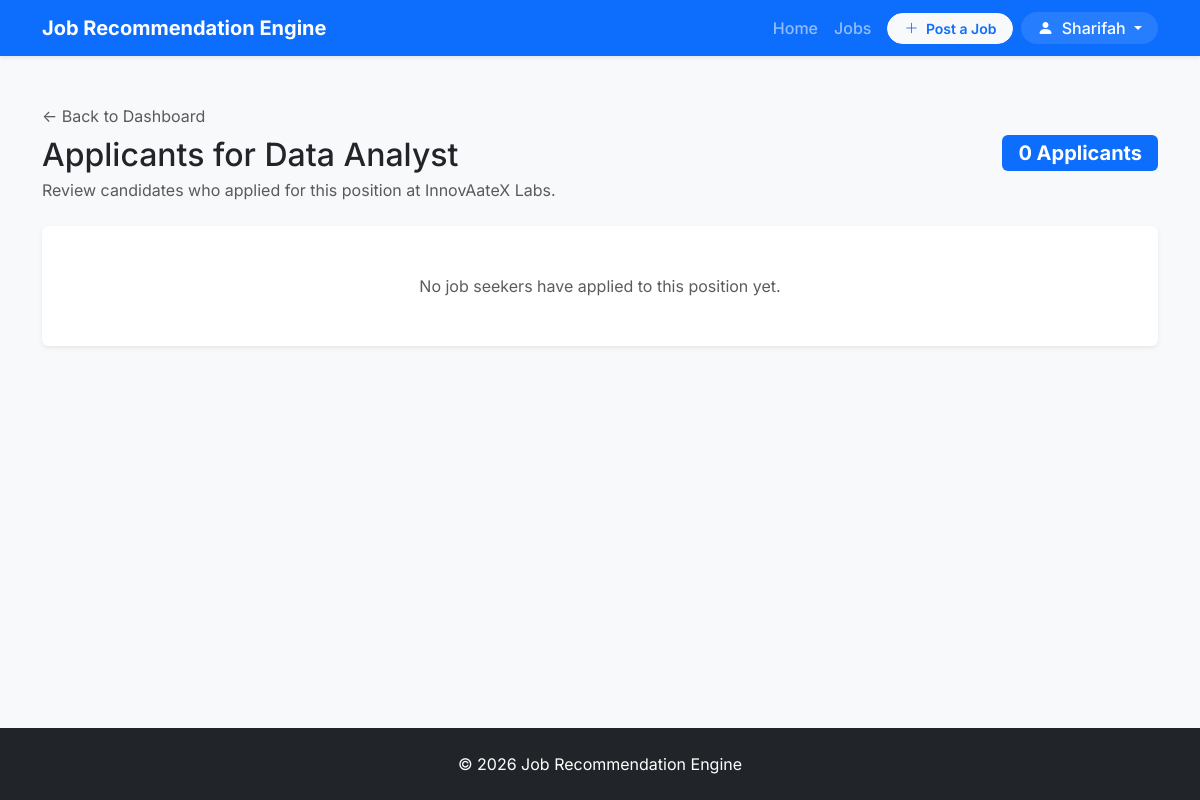
Before: /jobs/2/applicants/ (signed in) with the older database file.
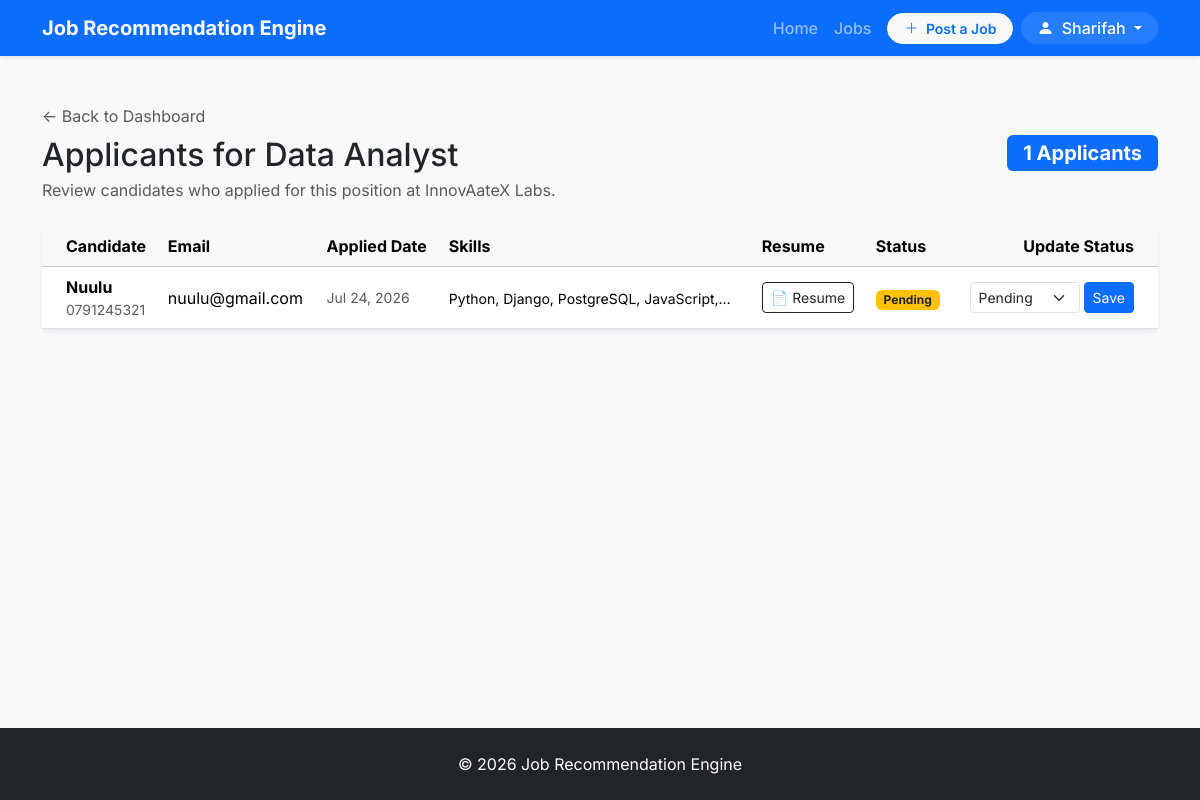
After: the same page with the newer database file.
### recommender/models.py (models this page shows, shortened)
class Job(models.Model):
    JOB_TYPES = [
        ("Full-Time", "Full-Time"),
        ("Part-Time", "Part-Time"),
        ("Internship", "Internship"),
        ("Contract", "Contract"),
        ("Remote", "Remote"),
    ]
    title = models.CharField(max_length=200)
    company = models.ForeignKey(
        Company,
        on_delete=models.CASCADE,
        related_name="jobs"
    )
    posted_by = models.ForeignKey(
        User,
        on_delete=models.CASCADE,
        related_name="posted_jobs",
        null=True,
        blank=True,
    )
    category = models.ForeignKey(
        JobCategory,
        on_delete=models.CASCADE,
        related_name="jobs"
    )
    description = models.TextField()
    requirements = models.TextField()
    required_skills = models.TextField(
        help_text="Separate skills using commas"
    )
    location = models.CharField(max_length=100)
    salary = models.DecimalField(
        max_digits=10,
        decimal_places=2
    )
    experience_required = models.PositiveIntegerField()
    job_type = models.CharField(
        max_length=20,
        choices=JOB_TYPES
    )
    deadline = models.DateField()
    posted_at = models.DateTimeField(auto_now_add=True)

class Company(models.Model):
    name = models.CharField(max_length=200, unique=True)
    email = models.EmailField(blank=True)
    website = models.URLField(blank=True)
    location = models.CharField(max_length=100)
    description = models.TextField(blank=True)
    logo = models.ImageField(upload_to="company_logos/", blank=True, null=True)

class Application(models.Model):
    STATUS_CHOICES = [
        ("Pending", "Pending"),
        ("Reviewed", "Reviewed"),
        ("Accepted", "Accepted"),
        ("Rejected", "Rejected"),
    ]
    user = models.ForeignKey(
        User,
        on_delete=models.CASCADE,
        related_name="applications"
    )
    job = models.ForeignKey(
        Job,
        on_delete=models.CASCADE,
        related_name="applications"
    )
    status = models.CharField(
        max_length=20,
        choices=STATUS_CHOICES,
        default="Pending"
    )
    cover_letter = models.TextField(blank=True)
    applied_at = models.DateTimeField(auto_now_add=True)
    class Meta:
        unique_together = ("user", "job")

class Profile(models.Model):
    ROLE_SEEKER = "seeker"
    ROLE_RECRUITER = "recruiter"
    ROLE_CHOICES = [
        (ROLE_SEEKER, "Job Seeker"),
        (ROLE_RECRUITER, "Recruiter"),
    ]
    user = models.OneToOneField(User, on_delete=models.CASCADE)
    role = models.CharField(
        max_length=20,
        choices=ROLE_CHOICES,
        default=ROLE_SEEKER,
    )
    company_name = models.CharField(max_length=200, blank=True)
    designation = models.CharField(max_length=100, blank=True, help_text="e.g. Hiring Manager, Technical Recruiter")
    company_website = models.URLField(blank=True)
    phone = models.CharField(max_length=20, blank=True)
    bio = models.TextField(blank=True)
    education = models.CharField(
        max_length=200,
        blank=True,
    )
    experience = models.PositiveIntegerField(
        default=0,
        help_text="Years of experience",
    )
    skills = models.TextField(
        blank=True,
        help_text="Separate skills with commas",
    )
    preferred_location = models.CharField(
        max_length=100,
        blank=True,
    )
    expected_salary = models.DecimalField(
        max_digits=10,
        decimal_places=2,
        default=0,
    )
    resume = models.FileField(
        upload_to="resumes/",
        blank=True,
        null=True,
    )
    profile_picture = models.ImageField(
        upload_to="profiles/",
        blank=True,
        null=True,
    )
    created_at = models.DateTimeField(auto_now_add=True)
    updated_at = models.DateTimeField(auto_now=True)
    @property
    def is_recruiter(self):
        return self.role == self.ROLE_RECRUITER

### recommender/views/jobs.py (the view)
# urls.py: path("jobs/<int:job_id>/applicants/", job_applicants, name="job_applicants"),
@recruiter_required
def job_applicants(request, job_id):
    job = get_object_or_404(Job, id=job_id)
    if job.posted_by != request.user:
        messages.error(request, "You do not have permission to view applicants for this job.")
        return redirect("recruiter_dashboard")
    applications = job.applications.select_related("user", "user__profile").order_by("-applied_at")
    return render(
        request,
        "jobs/applicants.html",
        {"job": job, "applications": applications},
    )

### recommender/utils.py (called while the page is built)
def get_user_profile(user):
    profile, _ = Profile.objects.get_or_create(user=user)
    return profile

### recommender/templates/jobs/applicants.html (shortened to what this page needs)
{% extends "base.html" %}
{% block content %}
<div class="container my-5">
    <div class="d-flex justify-content-between align-items-center mb-4">
        <div>
            <a href="{% url 'recruiter_dashboard' %}" class="text-decoration-none text-muted mb-2 d-inline-block">← Back to Dashboard</a>
            <h1 class="h2 mb-1">Applicants for {{ job.title }}</h1>
            <p class="text-muted mb-0">Review candidates who applied for this position at {{ job.company.name }}.</p>
        </div>
        <span class="badge bg-primary fs-5 px-3 py-2">{{ applications|length }} Applicants</span>
    </div>
    <div class="card border-0 shadow-sm">
        <div class="card-body p-0">
            {% if applications %}
                <div class="table-responsive">
                    <table class="table table-hover align-middle mb-0">
                        <thead class="table-light">
                            <tr>
                                <th class="ps-4">Candidate</th>
                                <th>Email</th>
                                <th>Applied Date</th>
                                <th>Skills</th>
                                <th>Resume</th>
                                <th>Status</th>
                                <th class="text-end pe-4">Update Status</th>
                            </tr>
                        </thead>
                        <tbody>
                            {% for app in applications %}
                                <tr>
                                    <td class="ps-4">
                                        <div class="fw-bold">{{ app.user.username }}</div>
                                        <div class="small text-muted">{{ app.user.profile.phone|default:"No phone" }}</div>
                                    </td>
                                    <td>{{ app.user.email }}</td>
                                    <td class="text-muted small">{{ app.applied_at|date:"M d, Y" }}</td>
                                    <td>
                                        {% if app.user.profile.skills %}
                                            <span class="small">{{ app.user.profile.skills|truncatechars:40 }}</span>
                                        {% else %}
                                            <span class="text-muted small">N/A</span>
                                        {% endif %}
                                    </td>
                                    <td>
                                        {% if app.user.profile.resume %}
                                            <a href="{{ app.user.profile.resume.url }}" target="_blank" class="btn btn-sm btn-outline-dark">
                                                📄 Resume
                                            </a>
                                        {% else %}
                                            <span class="text-muted small">No Resume</span>
                                        {% endif %}
                                    </td>
                                    <td>
                                        {% if app.status == 'Accepted' %}
                                            <span class="badge bg-success">Accepted</span>
                                        {% elif app.status == 'Rejected' %}
                                            <span class="badge bg-danger">Rejected</span>
                                        {% elif app.status == 'Reviewed' %}
                                            <span class="badge bg-info text-dark">Reviewed</span>
                                        {% else %}
                                            <span class="badge bg-warning text-dark">Pending</span>
                                        {% endif %}
                                    </td>
                                    <td class="text-end pe-4">
                                        <form action="{% url 'update_application_status' app.id %}" method="post" class="d-inline-flex gap-1">
                                            <select name="status" class="form-select form-select-sm" style="width: auto;">
                                                <option value="Pending" {% if app.status == 'Pending' %}selected{% endif %}>Pending</option>
                                            </select>
                                            <button type="submit" class="btn btn-sm btn-primary">Save</button>
                                        </form>
                                    </td>
                                </tr>
                            {% endfor %}
                        </tbody>
                    </table>
                </div>
            {% else %}
                <div class="text-center py-5">
                    <p class="text-muted mb-0">No job seekers have applied to this position yet.</p>
                </div>
            {% endif %}
        </div>
    </div>
</div>
{% endblock %}

### recommender/templates/base.html (shortened to what this page needs)
{% load static %}
<!DOCTYPE html>
<html lang="en">
<head>
    <link href="https://cdn.jsdelivr.net/npm/bootstrap@5.3.3/dist/css/bootstrap.min.css" rel="stylesheet">
    <link rel="stylesheet" href="https://cdn.jsdelivr.net/npm/bootstrap-icons@1.11.3/font/bootstrap-icons.min.css">
    <link rel="stylesheet" href="{% static 'recommender/css/custom.css' %}">
</head>
<body>
    <header>
        <nav class="navbar navbar-expand-lg navbar-dark navbar-custom bg-primary shadow-sm" role="navigation"
            aria-label="Main Navigation">
            <div class="container">
                <a class="navbar-brand fw-bold" href="{% if user.is_authenticated and user.profile.is_recruiter %}{% url 'recruiter_dashboard' %}{% else %}{% url 'home' %}{% endif %}">
                    Job Recommendation Engine
                </a>
                <div class="collapse navbar-collapse" id="navbarNav">
                    <ul class="navbar-nav ms-auto align-items-lg-center">
                        <li class="nav-item">
                            <a class="nav-link" href="{% if user.is_authenticated and user.profile.is_recruiter %}{% url 'recruiter_dashboard' %}{% else %}{% url 'home' %}{% endif %}">
                                Home
                            </a>
                        </li>
                        <li class="nav-item">
                            {% if user.is_authenticated and user.profile.is_recruiter %}
                            <a class="nav-link" href="{% url 'recruiter_jobs' %}">
                                Jobs
                            </a>
                            {% else %}
                            <a class="nav-link" href="{% url 'job_list' %}">
                                Jobs
                            </a>
                            {% endif %}
                        </li>
                        {% if user.is_authenticated and user.profile.is_recruiter %}
                        <li class="nav-item ms-lg-2 my-2 my-lg-0">
                            <a class="btn btn-light btn-sm text-primary fw-semibold rounded-pill px-3" href="{% url 'create_job' %}">
                                <i class="bi bi-plus-lg me-1"></i> Post a Job
                            </a>
                        </li>
                        {% endif %}
                        {% if user.is_authenticated %}
                        <li class="nav-item dropdown ms-lg-2">
                            <a class="nav-link dropdown-toggle btn btn-sm btn-outline-light text-white px-3 py-1 bg-white bg-opacity-10 border-0 rounded-pill"
                                href="#" role="button" data-bs-toggle="dropdown" aria-expanded="false">
                                <i class="bi bi-person-fill me-1"></i> {{ user.username }}
                            </a>
                        </li>
                        {% endif %}
                    </ul>
                </div>
            </div>
        </nav>
    </header>
    <main id="main-content" tabindex="-1">
        {% block content %}
        {% endblock %}
    </main>
    <footer class="footer-custom text-white text-center py-4 mt-auto">
        <div class="container">
            <p class="mb-0">
                © 2026 Job Recommendation Engine
            </p>
        </div>
    </footer>
</body>
</html>

### recommender/static/recommender/css/custom.css (style rules this page uses)
:root { --font-family-base: 'Inter', -apple-system, BlinkMacSystemFont, "Segoe UI", Roboto, sans-serif; --primary-color: #0d6efd; --primary-hover: #0b5ed7; --primary-light: #e7f1ff; --body-bg: #f8f9fa; --card-bg: #ffffff; --text-primary: #212529; --text-muted: #6c757d; --border-color: #dee2e6; --radius-lg: 12px; --radius-md: 8px; --radius-sm: 6px; --shadow-sm: 0 0.125rem 0.25rem rgba(0, 0, 0, 0.075); --shadow-md: 0 0.5rem 1rem rgba(0, 0, 0, 0.1); --shadow-lg: 0 1rem 3rem rgba(0, 0, 0, 0.175); }
body { font-family: var(--font-family-base); background-color: var(--body-bg); color: var(--text-primary); display: flex; flex-direction: column; min-height: 100vh; }
main { flex: 1; }
.navbar-custom { background-color: #0d6efd !important; box-shadow: 0 2px 4px rgba(0,0,0,0.1); }
.navbar-custom .navbar-brand { font-weight: 700; font-size: 1.25rem; }
.navbar-custom .nav-link { font-weight: 500; }
.footer-custom { background: #212529; color: #adb5bd; padding: 2rem 0; }

Changed rows visible on the page:
added Application: user.username "Nuulu", user.profile.phone "0791245321", user.email "nuulu@gmail.com", applied_at "Jul 24, 2026", user.profile.skills "Python, Django, PostgreSQL, JavaScript,…", shows "Pending", status "Pending"
Other visible differences:
{{ applications|length }}: "0" → "1"
text no longer shown: "No job seekers have applied to this position yet."
text now shown: "Candidate Email Applied Date Skills Resume Status Update Status"
